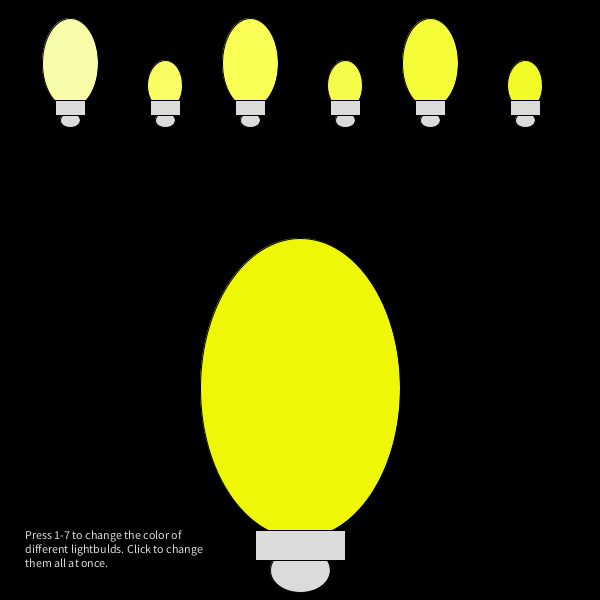
Frame 1 (no input)
Frame 60 (the mouse pressed at the canvas centre just before this capture): identical to frame 1, image omitted
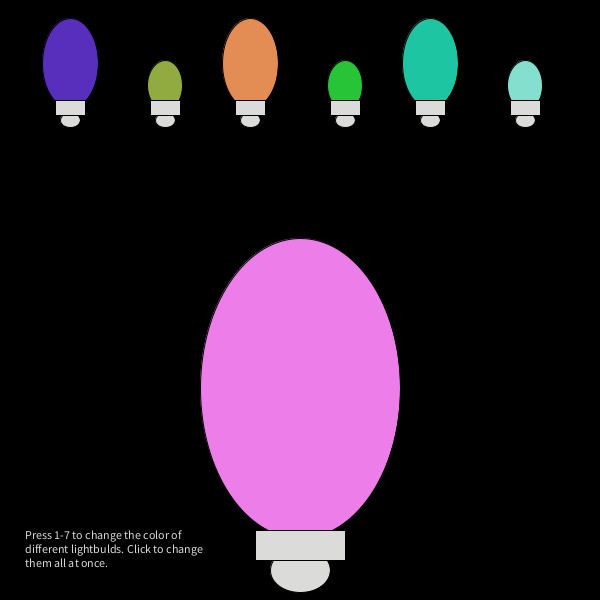
Frame 120 (the mouse held since frame 60 and released just before this capture)

The Processing sketch that drew these frames (run headless with seeded random() and noise(); from frame 60 on, the mouse is pressed at the canvas centre):

// Processing sketch: processing_39525
// ── processing_39525.pde

/**
 *Repetition and Variation
 *By Fu Huang
 *Lightbuld
 *
 **/

LightBulds a, b, c, d, e, f, g;

void setup()
{
  size(600, 600);
  smooth();

  //from one to seven
  a = new LightBulds();
  a.x = 70;
  a.y = 63;
  a.w = 56;
  a.h = 90;
  a.xu = 70;
  a.yi = 120;
  a.wo = 20;
  a.hp = 15;
  a.xv = 55;
  a.yb = 100;
  a.wn = 30;
  a.hm = 15;
  a.howred = 249;
  a.howgreen = 252;
  a.howblue = 168;

  b = new LightBulds();
  b.x = 165;
  b.y = 85;
  b.w = 35;
  b.h = 50;
  b.xu = 165;
  b.yi = 120;
  b.wo = 20;
  b.hp = 15;
  b.xv = 150;
  b.yb = 100;
  b.wn = 30;
  b.hm = 15;
  b.howred = 249;
  b.howgreen = 255;
  b.howblue = 98;

  c = new LightBulds();
  c.x = 250;
  c.y = 63;
  c.w = 56;
  c.h = 90;
  c.xu = 250;
  c.yi = 120;
  c.wo = 20;
  c.hp = 15;
  c.xv = 235;
  c.yb = 100;
  c.wn = 30;
  c.hm = 15;
  c.howred = 249;
  c.howgreen = 255;
  c.howblue = 85;

  d = new LightBulds();
  d.x = 345;
  d.y = 85;
  d.w = 35;
  d.h = 50;
  d.xu = 345;
  d.yi = 120;
  d.wo = 20;
  d.hp = 15;
  d.xv = 330;
  d.yb = 100;
  d.wn = 30;
  d.hm = 15;
  d.howred = 246;
  d.howgreen = 252;
  d.howblue = 74;

  e = new LightBulds();
  e.x = 430;
  e.y = 63;
  e.w = 56;
  e.h = 90;
  e.xu = 430;
  e.yi = 120;
  e.wo = 20;
  e.hp = 15;
  e.xv = 415;
  e.yb = 100;
  e.wn = 30;
  e.hm = 15;
  e.howred = 245;
  e.howgreen = 252;
  e.howblue = 56;

  f = new LightBulds();
  f.x = 525;
  f.y = 85;
  f.w = 35;
  f.h = 50;
  f.xu = 525;
  f.yi = 120;
  f.wo = 20;
  f.hp = 15;
  f.xv = 510;
  f.yb = 100;
  f.wn = 30;
  f.hm = 15;
  f.howred = 242;
  f.howgreen = 250;
  f.howblue = 40;

  g= new LightBulds();
  g.x = 300;
  g.y = 388;
  g.w = 200;
  g.h = 300;
  g.xu = 300;
  g.yi = 570;
  g.wo = 60;
  g.hp = 45;
  g.xv = 255;
  g.yb = 530;
  g.wn = 90;
  g.hm = 30;
  g.howred = 238;
  g.howgreen = 247;
  g.howblue = 5;
}




void keyPressed()
{
  if (key == '1')
  {
    a.howred = random(255);
    a.howgreen = random(255);
    a.howblue = random(255);
  }
  if (key =='2')
  {
    b.howred = random(255);
    b.howgreen = random(255);
    b.howblue = random(255);
  }
  if (key == '3')
  {
    c.howred = random(255);
    c.howgreen = random(255);
    c.howblue = random(255);
  }
  if (key == '4')
  {
    d.howred = random(255);
    d.howgreen = random(255);
    d.howblue = random(255);
  }
  if (key == '5')
  {
    e.howred = random(255);
    e.howgreen = random(255);
    e.howblue = random(255);
  }
  if (key =='6')
  {
    f.howred = random(255);
    f.howgreen = random(255);
    f.howblue = random(255);
  }
  if (key =='7')
  {
    g.howred = random(255);
    g.howgreen = random(255);
    g.howblue = random(255);
  }
}
void draw()
{
  background (0);
  a.show();
  b.show();
  c.show();
  d.show();
  e.show();
  f.show();
  g.show();

  String s = "Press 1-7 to change the color of different lightbulds. Click to change them all at once.";
  text(s, 25, 530, 200, 60);
  fill(219, 219, 217);

  if (mousePressed == true)
  {
    a.howred = random(255);
    a.howgreen = random(255);
    a.howblue = random(255);
    b.howred = random(255);
    b.howgreen = random(255);
    b.howblue = random(255);
    c.howred = random(255);
    c.howgreen = random(255);
    c.howblue = random(255);
    d.howred = random(255);
    d.howgreen = random(255);
    d.howblue = random(255);
    e.howred = random(255);
    e.howgreen = random(255);
    e.howblue = random(255);
    f.howred = random(255);
    f.howgreen = random(255);
    f.howblue = random(255);
    g.howred = random(255);
    g.howgreen = random(255);
    g.howblue = random(255);
  }
}

//void move()
{
  //xPosition = xPosition + random(-4, 4);
  //yPosition = yPosition + random(-3, 3);
}

class LightBulds
{
  float x, y; //location of the lightbuld itself
  float w, h; //size of the lightbuld itself
  float xu, yi, wo, hp; //circular of base
  float xv, yb, wn, hm; //rectangular part ofbase
  float howred, howgreen, howblue; //color of lightbuld
  float xPosition;
  float yPosition;

  void show()
  {
    fill(howred, howgreen, howblue);
    ellipse(x, y, w, h);
    //ellipse(xPosition, yPosition, w, h);
    fill(219, 219, 217);
    //base
    ellipse(xu, yi, wo, hp);
    rect(xv, yb, wn, hm);
  }
}
